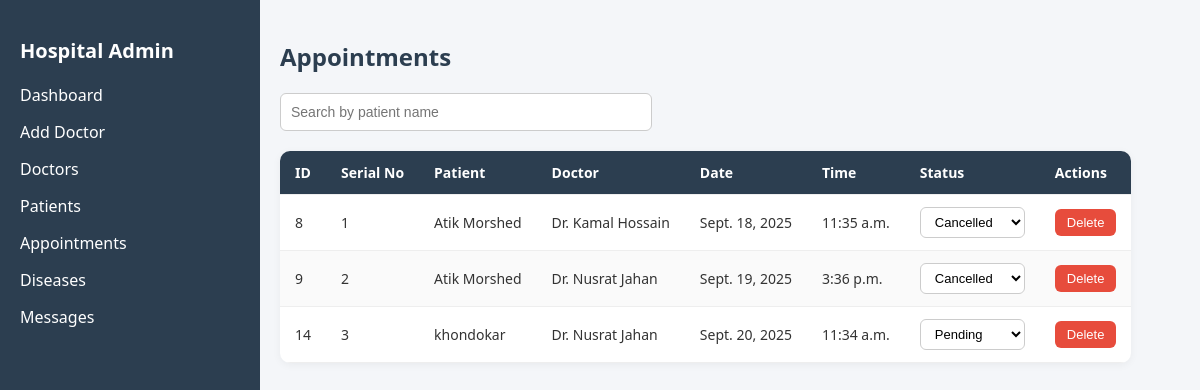
The app's page /custom_admin/appointments/ (signed in), older data.
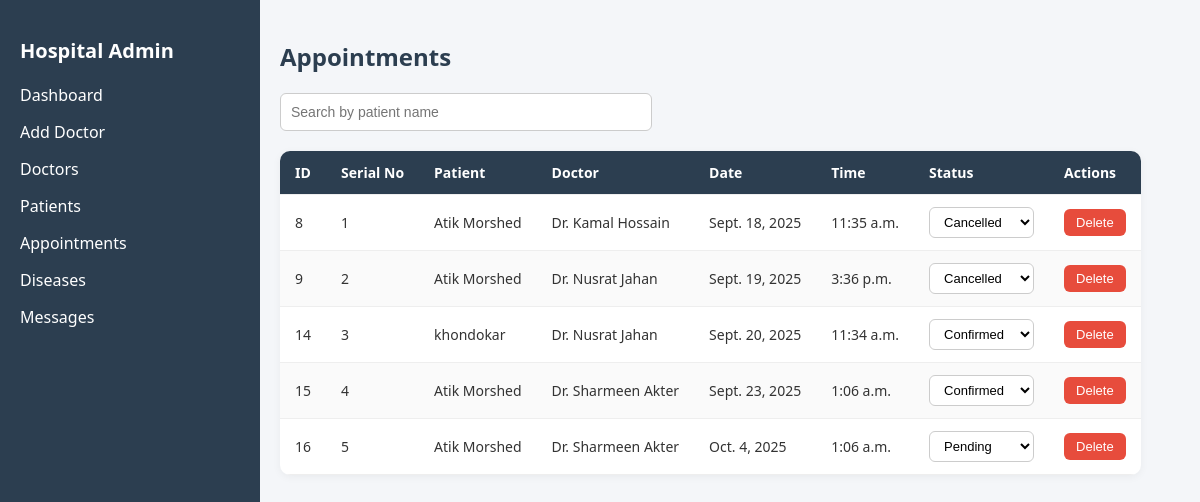
The same page, newer data.
### main_app/models.py (models this page shows, shortened)
class Appointment(models.Model):
    STATUS_CHOICES = [
        ("Pending", "Pending"),
        ("Confirmed", "Confirmed"),
        ("Cancelled", "Cancelled"),
        ("Completed", "Completed"),
    ]
    patient = models.ForeignKey(User, on_delete=models.CASCADE)
    doctor = models.ForeignKey(Doctor, on_delete=models.CASCADE)
    scheduled_date = models.DateField()
    scheduled_time = models.TimeField()
    status = models.CharField(max_length=20, choices=STATUS_CHOICES, default="Pending")
    created_at = models.DateTimeField(auto_now_add=True)
    serial_number = models.PositiveIntegerField(null=True, blank=True)

class User(AbstractUser):
    full_name = models.CharField(max_length=150)
    phone = models.CharField(max_length=15)
    nid = models.CharField(max_length=20)
    age = models.IntegerField(blank=True, null=True)
    gender = models.CharField(max_length=10)
    is_admin = models.BooleanField(default=False)

class Doctor(models.Model):
    full_name = models.CharField(max_length=100)
    specialization = models.CharField(max_length=100)
    phone = models.CharField(max_length=15)
    email = models.EmailField(unique=True)
    availability = models.JSONField(default=dict, blank=True, null=True)

### custom_admin/views.py (the view)
# urls.py: path("appointments/", views.appointment_list, name="appointment_list"),
@login_required
def appointment_list(request):
    appointments = Appointment.objects.select_related("patient", "doctor").order_by("id", "scheduled_date", "scheduled_time")
    return render(request, "admin_appointment.html", {"appointments": appointments})

### custom_admin/templates/admin_appointment.html (shortened to what this page needs)
{% load static %}
<!DOCTYPE html>
<html lang="en">
<head>
  <link rel="stylesheet" href="{% static 'css/admin_appointment.css' %}">
</head>
<body>
  <div class="layout">
    {% include 'sidder_part.html' %}
    <div class="admin-appointment-page">
      <h2>Appointments</h2>
      <input type="text" id="search" placeholder="Search by patient name">
      <table class="table" id="appointmentsTable">
        <thead>
          <tr>
            <th>ID</th>
            <th>Serial No</th>
            <th>Patient</th>
            <th>Doctor</th>
            <th>Date</th>
            <th>Time</th>
            <th>Status</th>
            <th>Actions</th>
          </tr>
        </thead>
        <tbody id="tableBody">
          {% for app in appointments %}
          <tr>
            <td>{{ app.id }}</td>
            <td>{{ forloop.counter }}</td>
            <td>{{ app.patient.full_name }}</td>
            <td>{{ app.doctor.full_name }}</td>
            <td>{{ app.scheduled_date }}</td>
            <td>{{ app.scheduled_time }}</td>
            <td>
              <form method="post" action="{% url 'custom_admin:update_status' app.id %}">
                <select name="status" onchange="this.form.submit()">
                  <option value="Pending" {% if app.status == "Pending" %}selected{% endif %}>Pending</option>
                  <option value="Confirmed" {% if app.status == "Confirmed" %}selected{% endif %}>Confirmed</option>
                  <option value="Cancelled" {% if app.status == "Cancelled" %}selected{% endif %}>Cancelled</option>
                </select>
              </form>
            </td>
            <td>
              <form method="post" action="{% url 'custom_admin:delete_appointment' app.id %}" onsubmit="return confirm('Delete this appointment?');">
                <button type="submit" class="delete-btn">Delete</button>
              </form>
            </td>
          </tr>
          {% empty %}
          <tr><td colspan="8">No appointments found.</td></tr>
          {% endfor %}
        </tbody>
      </table>
    </div>
  </div>
</body>
</html>

Row changes from the older to the newer data that the page shows:
changed Appointment "Sept. 20, 2025": status "Pending" → "Confirmed"
added Appointment: id "15", patient.full_name "Atik Morshed", doctor.full_name "Dr. Sharmeen Akter", scheduled_date "Sept. 23, 2025", scheduled_time "1:06 a.m.", status "Confirmed"
added Appointment: id "16", patient.full_name "Atik Morshed", doctor.full_name "Dr. Sharmeen Akter", scheduled_date "Oct. 4, 2025", scheduled_time "1:06 a.m.", status "Pending"
